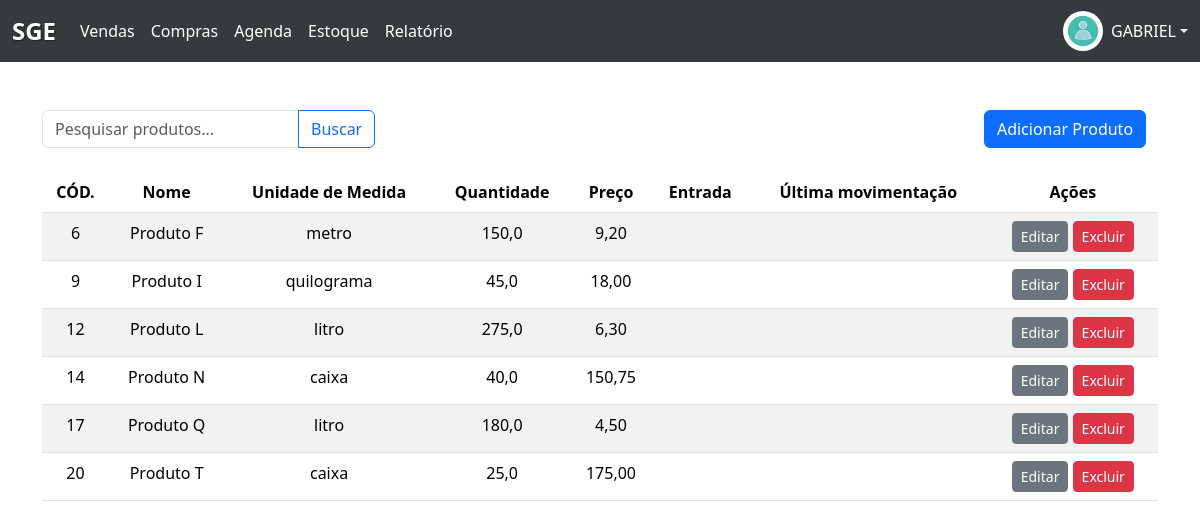
Before: /estoque/ (signed in) with the older database file.
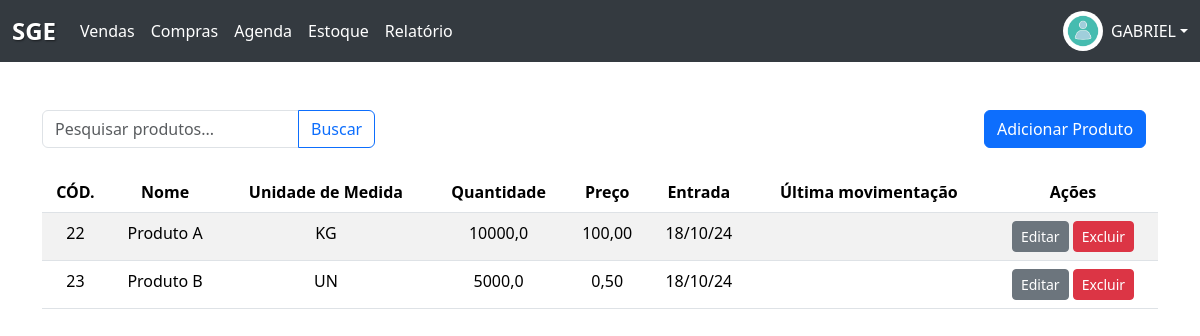
After: the same page with the newer database file.
### Produto/models.py (models this page shows, shortened)
class Produto(models.Model):
    UNIDADES_MEDIDA = [
        ('KG', 'Kilograma'),
        ('UN', 'Unidade'),
        ('LT', 'Litro'),
        ('CX', 'Caixa'),
        ('MT', 'Metro'),
    ]
    descricao = models.CharField(max_length=100)
    valor = models.DecimalField(max_digits=10, decimal_places=2)
    unidade_medida = models.CharField(
        max_length=5, choices=UNIDADES_MEDIDA, blank=False, null=False)
    quantidade = models.DecimalField(max_digits=10, decimal_places=1)
    estoque_id = models.ForeignKey(
        Estoque, on_delete=models.CASCADE, related_name='produtos')
    data_joined = models.DateField(
        max_length=date.today(), default=date.today())

### Produto/views.py (the view)
# urls.py: path('estoque/', estoque_view, name='estoque'),
def estoque_view(request):
    colaborador = Colaborador.objects.get(username=request.user)
    organizacao = colaborador.organizacao
    if request.method == 'POST':
        form = CriaProduto(request.POST, organizacao=organizacao)
        if form.is_valid():
            form.save(commit=False)
            form.save()
            messages.success(request, 'Produto criado!')
            return redirect('estoque')
        else:
            messages.info(request, 'Erro ao criar o produto, tente novamente.')
    else:
        form = CriaProduto(organizacao=organizacao)
        query = request.GET.get('q')
        if query:
            produtos = Produto.objects.filter(descricao__icontains=query)
        else:
            produtos = Produto.objects.filter(
                estoque_id__organizacao=organizacao)
    return render(request, 'estoque.html', {
        'form': form,
        'produtos': produtos
    })

### Produto/models.py
class CriaProduto(ModelForm):
    class Meta:
        model = Produto
        fields = ['descricao', 'valor',
                  'unidade_medida', 'quantidade', 'estoque_id']
        widgets = {
            'descricao': forms.TextInput(attrs={'class': 'form-control', 'required': 'true'}),
            'valor': forms.NumberInput(attrs={'class': 'form-control'}),
            'unidade_medida': forms.Select(attrs={'class': 'form-control'}),
            'quantidade': forms.NumberInput(attrs={'class': 'form-control'}),
            'estoque_id': forms.Select(attrs={'class': 'form-control'})
        }
    def __init__(self, *args, **kwargs):
        organizacao = kwargs.pop('organizacao', None)
        super().__init__(*args, **kwargs)
        if organizacao:
            self.fields['estoque_id'].queryset = Estoque.objects.filter(
                organizacao=organizacao)
        else:
            self.fields['estoque_id'].queryset = Estoque.objects.none()

### Estoque/models.py (called while the page is built)
    def __str__(self):
        return self.nome

### Estoque/templates/estoque.html (shortened to what this page needs)
{% extends "base.html"%}
{% load static %}
{%block conteudo%}
<div class="container mt-5">
    <section class="d-flex justify-content-between align-items-center mb-4">
        <form method="GET" action="{% url 'estoque' %}">
            <div class="input-group">
                <input type="text" class="form-control" name="q" placeholder="Pesquisar produtos..."
                    value="{{ request.GET.q }}">
                <button class="btn btn-outline-primary" type="submit">Buscar</button>
            </div>
        </form>
        <div class="col-md-2 text-center">
            <a type="button" class="btn btn-primary" data-bs-toggle="modal" data-bs-target="#productModal">
                Adicionar Produto
            </a>
        </div>
    </section>
    <div class="table-responsive">
        <table class="table table-striped">
            <thead>
                <tr>
                    <th>CÓD.</th>
                    <th>Nome</th>
                    <th>Unidade de Medida</th>
                    <th>Quantidade</th>
                    <th>Preço</th>
                    <th>Entrada</th>
                    <th>Última movimentação</th>
                    <th>Ações</th>
                </tr>
            </thead>
            <tbody>
                {% for produto in produtos %}
                <tr data-id="{{ produto.id }}">
                    <td data-field="id">{{ produto.id }}</td>
                    <td class="editavel" data-field="descricao">{{ produto.descricao }}</td>
                    <td class="editavel" data-field="unidade_medida">{{ produto.unidade_medida }}</td>
                    <td class="editavel" data-field="quantidade">{{ produto.quantidade }}</td>
                    <td class="editavel" data-field="valor">{{ produto.valor }}</td>
                    <td>{{ produto.data_joined|date:"d/m/y" }}</td>
                    <td>{{ produto.data_saida }}</td>
                    <td>
                        <button type="button" class="btn btn-sm btn-secondary btn-editar">Editar</button>
                        <button type="button" class="btn btn-sm btn-danger" data-bs-toggle="modal"
                            data-bs-target="#confirmDeleteModal" data-produto-id="{{ produto.id }}">
                            Excluir
                        </button>
                    </td>
                </tr>
                {% empty %}
                <tr>
                    <td colspan="7" class="text-center">Nenhum produto encontrado</td>
                </tr>
                {% endfor %}
            </tbody>
        </table>
    </div>
</div>
{%endblock%}

Changed rows visible on the page:
removed Produto: id "6", descricao "Produto F", unidade_medida "metro", quantidade "150,0", valor "9,20"
removed Produto: id "9", descricao "Produto I", unidade_medida "quilograma", quantidade "45,0", valor "18,00"
removed Produto: id "12", descricao "Produto L", unidade_medida "litro", quantidade "275,0", valor "6,30"
removed Produto: id "14", descricao "Produto N", unidade_medida "caixa", quantidade "40,0", valor "150,75"
removed Produto: id "17", descricao "Produto Q", unidade_medida "litro", quantidade "180,0", valor "4,50"
removed Produto: id "20", descricao "Produto T", unidade_medida "caixa", quantidade "25,0", valor "175,00"
added Produto: id "22", descricao "Produto A", unidade_medida "KG", quantidade "10000,0", valor "100,00", data_joined "18/10/24"
added Produto: id "23", descricao "Produto B", unidade_medida "UN", quantidade "5000,0", valor "0,50", data_joined "18/10/24"
